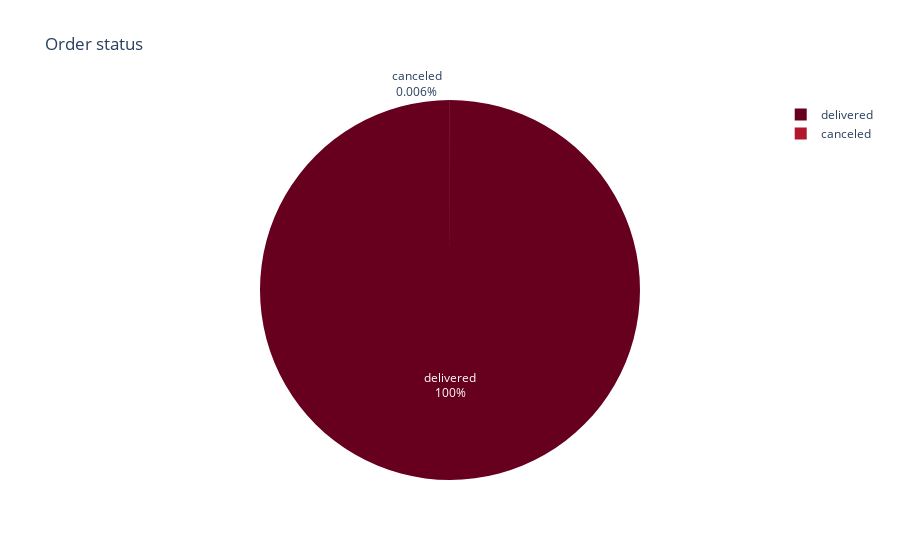

Notebook cell for this chart:
### Code cell
fig = px.pie(status,
             values='Percentage',
             names=status.index,
             color_discrete_sequence=px.colors.sequential.RdBu,
             title='Order status',
             hover_data=['order_status'])
fig.update_traces( textinfo='percent+label')
fig.update_layout(uniformtext_minsize=18)
fig.show()

### Figure 1 — Plotly figure (JSON) as saved in the notebook; plotly's stock layout.template omitted (floating-point values rounded to 4 significant figures)
{"data": [{"customdata": [[96455], [6]], "domain": {"x": [0, 1], "y": [0, 1]}, "hovertemplate": "index=%{label}<br>Percentage=%{value}<br>order_status=%{customdata[0]}<extra></extra>", "labels": ["delivered", "canceled"], "legendgroup": "", "name": "", "showlegend": true, "textinfo": "percent+label", "type": "pie", "values": [99.99, 0.006]}], "layout": {"legend": {"tracegroupgap": 0}, "piecolorway": ["rgb(103,0,31)", "rgb(178,24,43)", "rgb(214,96,77)", "rgb(244,165,130)", "rgb(253,219,199)", "rgb(247,247,247)", "rgb(209,229,240)", "rgb(146,197,222)", "rgb(67,147,195)", "rgb(33,102,172)", "rgb(5,48,97)"], "title": {"text": "Order status"}, "uniformtext": {"minsize": 18}}}
